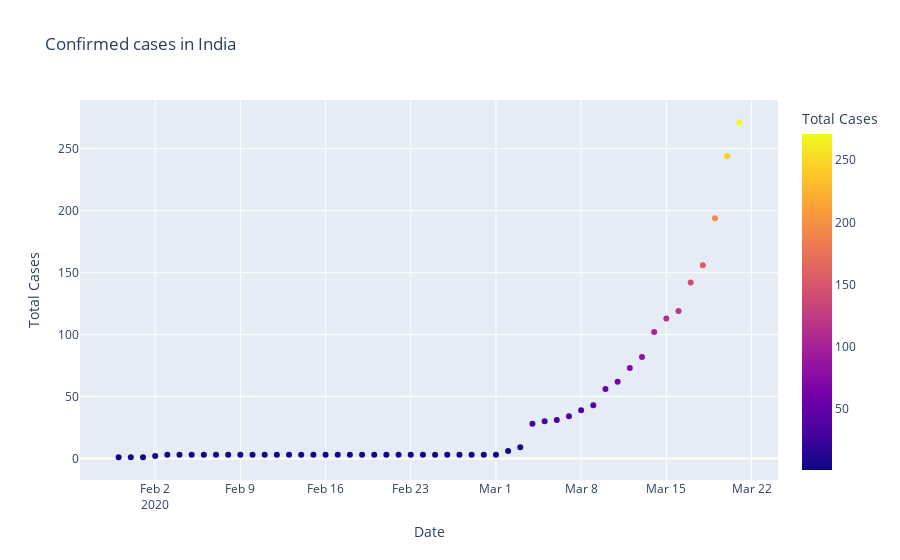

Source (notebook cell):
### Code cell
#matplotlib

fig=plt.figure(figsize=(10,5),dpi=200)
axes=fig.add_axes([0.1,0.1,0.8,0.8])
axes.plot(dbd_India["Date"],dbd_India["Total Cases"],color='blue',marker='*')
axes.set_xlabel("Date")
axes.set_ylabel("Total Cases")
axes.set_title("Confirmed cases in India")
plt.show()


#plotly Express

fig=px.scatter(dbd_India,x="Date",y="Total Cases",color='Total Cases',title='Confirmed cases in India')
fig.show()

### Figure 1 — Plotly figure (JSON) as saved in the notebook; plotly's stock layout.template omitted (floating-point values rounded to 4 significant figures)
{"data": [{"hovertemplate": "Date=%{x}<br>Total Cases=%{marker.color}<extra></extra>", "legendgroup": "", "marker": {"color": [1, 1, 1, 2, 3, 3, 3, 3, 3, 3, 3, 3, 3, 3, 3, 3, 3, 3, 3, 3, 3, 3, 3, 3, 3, 3, 3, 3, 3, 3, 3, 3, 6, 9, 28, 30, 31, 34, 39, 43, 56, 62, 73, 82, 102, 113, 119, 142, 156, 194, 244, 271], "coloraxis": "coloraxis", "symbol": "circle"}, "mode": "markers", "name": "", "showlegend": false, "type": "scatter", "x": ["2020-01-30T00:00:00", "2020-01-31T00:00:00", "2020-02-01T00:00:00", "2020-02-02T00:00:00", "2020-02-03T00:00:00", "2020-02-04T00:00:00", "2020-02-05T00:00:00", "2020-02-06T00:00:00", "2020-02-07T00:00:00", "2020-02-08T00:00:00", "2020-02-09T00:00:00", "2020-02-10T00:00:00", "2020-02-11T00:00:00", "2020-02-12T00:00:00", "2020-02-13T00:00:00", "2020-02-14T00:00:00", "2020-02-15T00:00:00", "2020-02-16T00:00:00", "2020-02-17T00:00:00", "2020-02-18T00:00:00", "2020-02-19T00:00:00", "2020-02-20T00:00:00", "2020-02-21T00:00:00", "2020-02-22T00:00:00", "2020-02-23T00:00:00", "2020-02-24T00:00:00", "2020-02-25T00:00:00", "2020-02-26T00:00:00", "2020-02-27T00:00:00", "2020-02-28T00:00:00", "2020-02-29T00:00:00", "2020-03-01T00:00:00", "2020-03-02T00:00:00", "2020-03-03T00:00:00", "2020-03-04T00:00:00", "2020-03-05T00:00:00", "2020-03-06T00:00:00", "2020-03-07T00:00:00", "2020-03-08T00:00:00", "2020-03-09T00:00:00", "2020-03-10T00:00:00", "2020-03-11T00:00:00", "2020-03-12T00:00:00", "2020-03-13T00:00:00", "2020-03-14T00:00:00", "2020-03-15T00:00:00", "2020-03-16T00:00:00", "2020-03-17T00:00:00", "2020-03-18T00:00:00", "2020-03-19T00:00:00", "2020-03-20T00:00:00", "2020-03-21T00:00:00"], "xaxis": "x", "y": [1, 1, 1, 2, 3, 3, 3, 3, 3, 3, 3, 3, 3, 3, 3, 3, 3, 3, 3, 3, 3, 3, 3, 3, 3, 3, 3, 3, 3, 3, 3, 3, 6, 9, 28, 30, 31, 34, 39, 43, 56, 62, 73, 82, 102, 113, 119, 142, 156, 194, 244, 271], "yaxis": "y"}], "layout": {"coloraxis": {"colorbar": {"title": {"text": "Total Cases"}}, "colorscale": [[0, "#0d0887"], [0.1111, "#46039f"], [0.2222, "#7201a8"], [0.3333, "#9c179e"], [0.4444, "#bd3786"], [0.5556, "#d8576b"], [0.6667, "#ed7953"], [0.7778, "#fb9f3a"], [0.8889, "#fdca26"], [1, "#f0f921"]]}, "legend": {"tracegroupgap": 0}, "title": {"text": "Confirmed cases in India"}, "xaxis": {"anchor": "y", "domain": [0, 1], "title": {"text": "Date"}}, "yaxis": {"anchor": "x", "domain": [0, 1], "title": {"text": "Total Cases"}}}}
